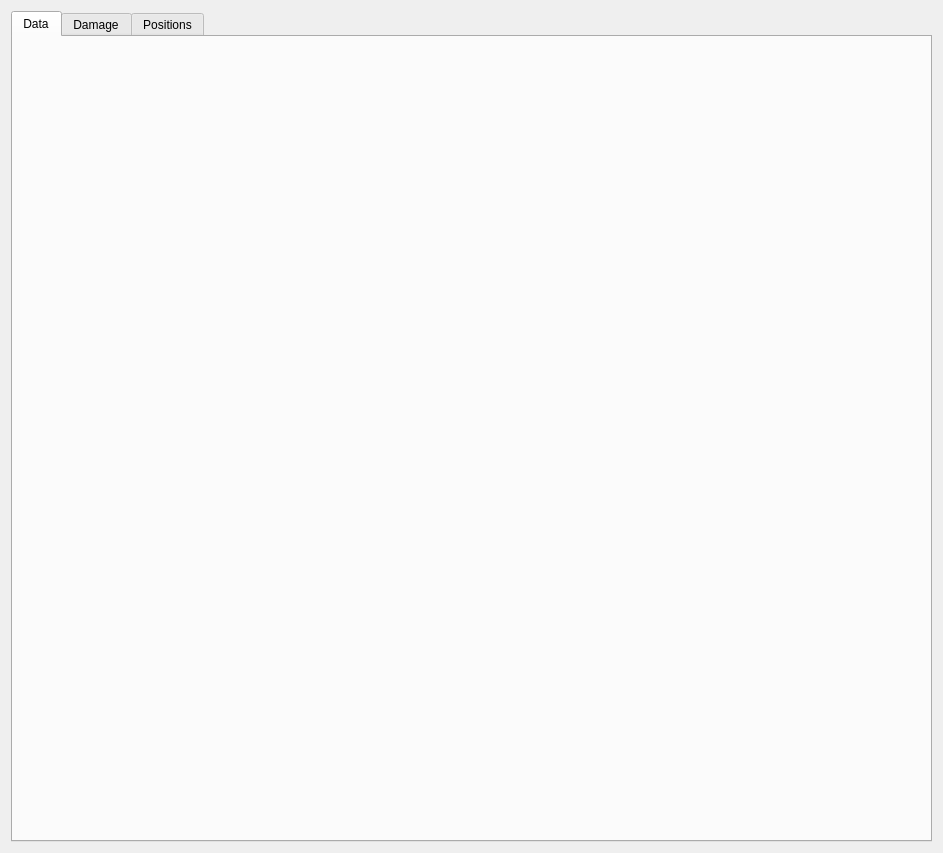
<?xml version="1.0" encoding="UTF-8"?>
<ui version="4.0">
 <class>RecordingView</class>
 <widget class="QWidget" name="RecordingView">
  <property name="geometry">
   <rect>
    <x>0</x>
    <y>0</y>
    <width>943</width>
    <height>853</height>
   </rect>
  </property>
  <property name="windowTitle">
   <string>Form</string>
  </property>
  <layout class="QVBoxLayout" name="verticalLayout">
   <item>
    <widget class="QTabWidget" name="tabWidget">
     <property name="currentIndex">
      <number>0</number>
     </property>
     <widget class="QWidget" name="tab_data">
      <attribute name="title">
       <string>Data</string>
      </attribute>
     </widget>
     <widget class="QWidget" name="tab_damage_vs_time">
      <attribute name="title">
       <string>Damage</string>
      </attribute>
     </widget>
     <widget class="QWidget" name="tab_xy_positions">
      <attribute name="title">
       <string>Positions</string>
      </attribute>
     </widget>
    </widget>
   </item>
  </layout>
 </widget>
 <resources/>
 <connections/>
</ui>
